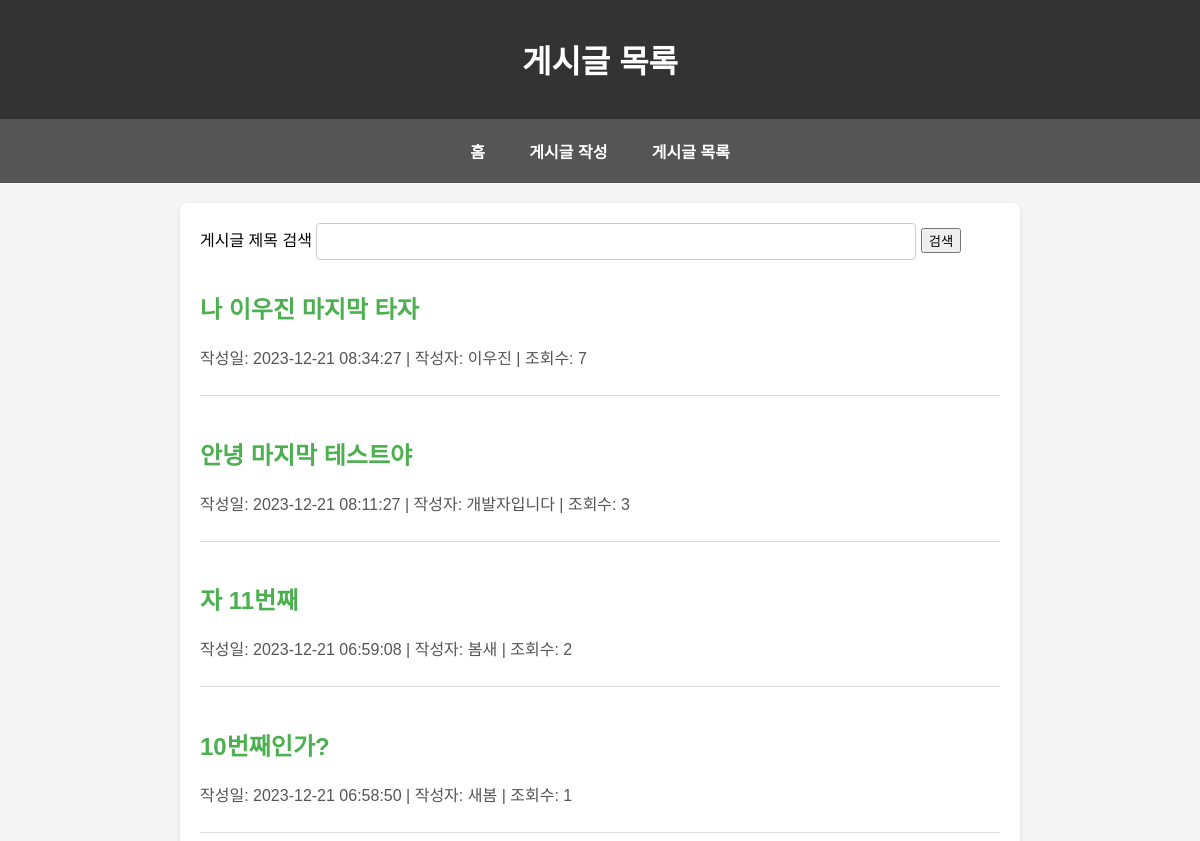
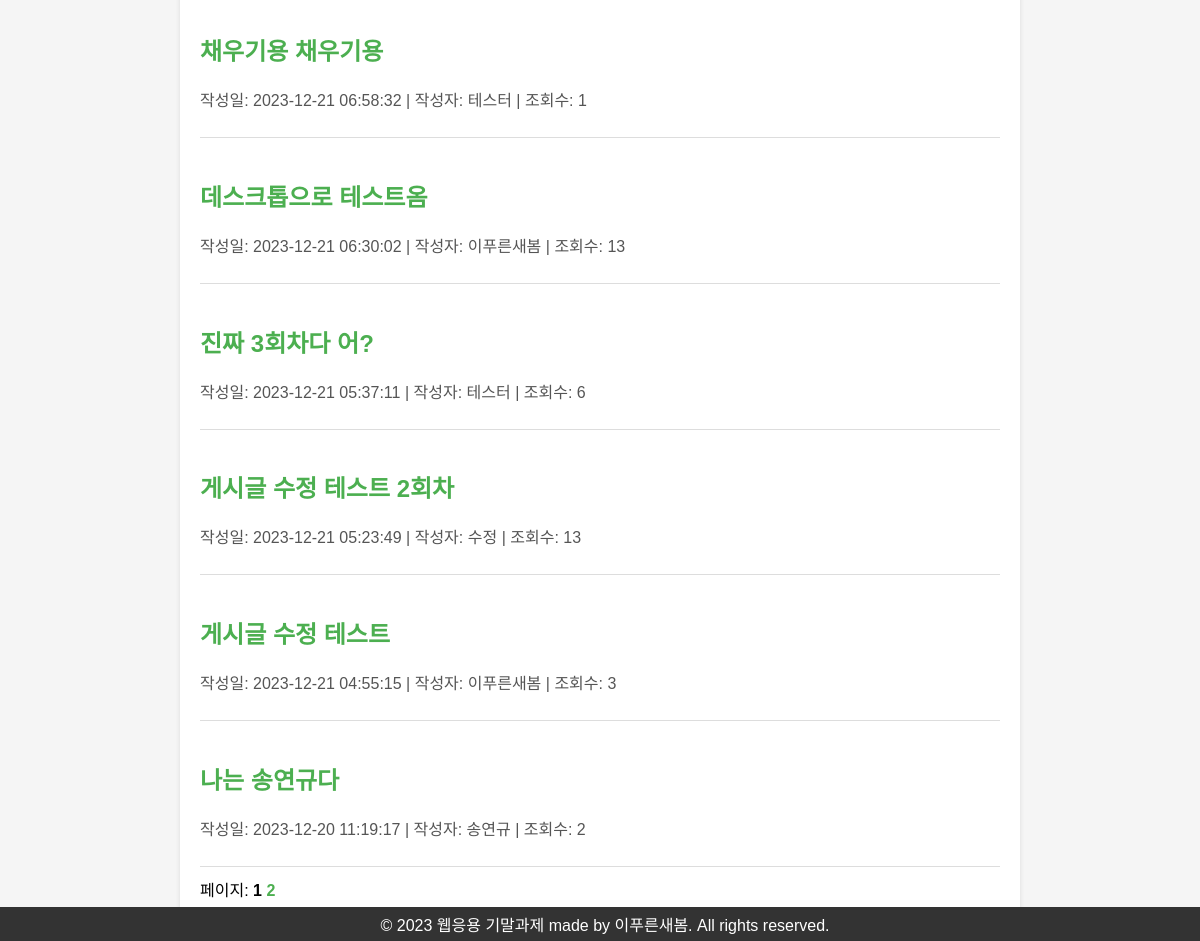
The page /listpost.php on the database its author committed (2 pictures, top to bottom).
### tables this page shows
CREATE TABLE `post` (
  `num` int NOT NULL AUTO_INCREMENT,
  `title` varchar(30) DEFAULT NULL,
  `content` varchar(1000) DEFAULT NULL,
  `name` varchar(20) DEFAULT NULL,
  `id` varchar(20) DEFAULT NULL,
  `pw` varchar(64) NOT NULL,
  `date` datetime DEFAULT NULL,
  `view` int DEFAULT NULL,
  `owner_view` int DEFAULT '0',
  PRIMARY KEY (`num`)
);

### listpost.php (the view, shortened to what this page needs)
<!DOCTYPE html>
<html lang="en">
<head>
</head>
<body>
    <header>
        <h1>게시글 목록</h1>
    </header>
    <nav>
        <a href="index.php">홈</a>
        <a href="addpost.php">게시글 작성</a>
        <a href="listpost.php">게시글 목록</a>
    </nav>
    <main>
        <form action="listpost.php" method="get">
            <label for="search">게시글 제목 검색 </label>
            <input type="text" name="search" id="search" value="<?php echo isset($_GET['search']) ? $_GET['search'] : ''; ?>">
            <input type="submit" value="검색">
        </form>
    <?php
        $servername = "localhost";
        $username = "root";
        $password = "wjsansrk";
        $dbname = "postmanage";
        $conn = new mysqli($servername, $username, $password, $dbname);
        $current_page = isset($_GET['page']) ? intval($_GET['page']) : 1;
        $search_term = isset($_GET['search']) ? $_GET['search'] : '';
        $posts_per_page = 10;
        $start_index = ($current_page - 1) * $posts_per_page;
        $sql = "SELECT * FROM post";
        $sql .= " ORDER BY date DESC LIMIT $start_index, $posts_per_page";
        $result = $conn->query($sql);
        if ($result->num_rows > 0) {
            while ($post = $result->fetch_assoc()) {
    ?>
        <article>
            <h2><a href="viewpost.php?id=<?php echo $post['num']; ?>"><?php echo $post['title']; ?></a></h2>
            <p>작성일: <?php echo $post['date']; ?> | 작성자: <?php echo $post['name']; ?> | 조회수: <?php echo $post['view']; ?></p>
        </article>
    <?php
            }
        } else {
            echo "검색 결과가 없습니다.";
        }
        $total_posts_query = "SELECT COUNT(*) as total FROM post";
        $total_posts_result = $conn->query($total_posts_query);
        $total_posts = $total_posts_result->fetch_assoc()['total'];
        $total_pages = ceil($total_posts / $posts_per_page);
        echo "<div>페이지: ";
        for ($i = 1; $i <= $total_pages; $i++) {
            if ($i == $current_page) {
                echo "<strong>$i</strong> ";
            } else {
                echo "<a href='listpost.php?page=$i&search=$search_term'>$i</a> ";
            }
        }
        echo "</div>";
    ?>
    </main>
    <footer>
        © 2023 웹응용 기말과제 made by 이푸른새봄. All rights reserved.
    </footer>
</body>
</html>

### listpost.php (style rules this page uses)
body { font-family: 'Arial', sans-serif; margin: 0; padding: 0; background-color: #f5f5f5; }
header { background-color: #333; color: #fff; padding: 15px; text-align: center; }
main { max-width: 800px; margin: 20px auto; background-color: #fff; padding: 20px; border-radius: 8px; box-shadow: 0 2px 5px rgba(0, 0, 0, 0.1); }
article { border-bottom: 1px solid #ddd; padding: 10px 0; margin-bottom: 10px; }
h2 { color: #333; }
p { color: #555; }
a { color: #4caf50; text-decoration: none; font-weight: bold; }
nav { background-color: #555; padding: 10px; text-align: center; }
nav a { color: #fff; text-decoration: none; padding: 10px; margin: 0 10px; display: inline-block; }
input[type="text"]#search { width: 600px; padding: 10px; border: 1px solid #ccc; border-radius: 4px; box-sizing: border-box; }
footer { background-color: #333; color: #fff; text-align: center; padding: 5px; position: fixed; bottom: 0; width: 100%; margin-top:30px; }

### rows shown on the page
post: title "나 이우진 마지막 타자", date "2023-12-21 08:34:27", name "이우진", view "7"
post: title "안녕 마지막 테스트야", date "2023-12-21 08:11:27", name "개발자입니다", view "3"
post: title "자 11번째", date "2023-12-21 06:59:08", name "봄새", view "2"
post: title "10번째인가?", date "2023-12-21 06:58:50", name "새봄", view "1"
post: title "채우기용 채우기용", date "2023-12-21 06:58:32", name "테스터", view "1"
post: title "데스크톱으로 테스트옴", date "2023-12-21 06:30:02", name "이푸른새봄", view "13"
post: title "진짜 3회차다 어?", date "2023-12-21 05:37:11", name "테스터", view "6"
post: title "게시글 수정 테스트 2회차", date "2023-12-21 05:23:49", name "수정", view "13"
post: title "게시글 수정 테스트", date "2023-12-21 04:55:15", name "이푸른새봄", view "3"
post: title "나는 송연규다", date "2023-12-20 11:19:17", name "송연규", view "2"
